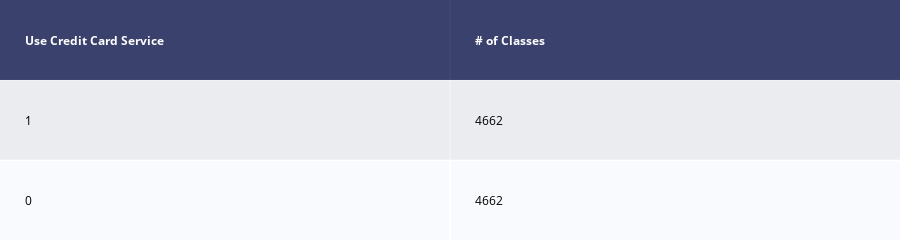

The notebook cell saved with this chart:
### Code cell
# Balance class Up Sampling
# As there is only 11 members that are using the mortgage service.
# Will upsample the 11 (yes) to 4952
# Evaluate imbalanced classification model with different metrics

# Class count
count_class_0, count_class_1 = df_prediction[var_to_predict[0]].value_counts()

# Divide by class
df_class_0 = df_prediction[df_prediction[var_to_predict[0]] == 0]
df_class_1 = df_prediction[df_prediction[var_to_predict[0]] == 1]


df_class_1_over = df_class_1.sample(count_class_0, replace=True)
df_test_over = pd.concat([df_class_0, df_class_1_over], axis=0)

print('Random over-sampling:')
print(df_test_over[var_to_predict[0]].value_counts())

draw_col_shape(df_test_over,var_to_predict)
plt.show()

### Figure 1 — Plotly figure (JSON) as saved in the notebook; plotly's stock layout.template omitted (floating-point values rounded to 4 significant figures)
{"data": [{"colorscale": [[0, "#00083e"], [0.5, "#ededee"], [1, "#ffffff"]], "hoverinfo": "none", "opacity": 0.75, "showscale": false, "type": "heatmap", "z": [[0, 0], [0.5, 0.5], [1, 1]]}], "layout": {"annotations": [{"align": "left", "font": {"color": "#ffffff"}, "showarrow": false, "text": "<b>Use Credit Card Service</b>", "x": -0.45, "xanchor": "left", "xref": "x", "y": 0, "yref": "y"}, {"align": "left", "font": {"color": "#ffffff"}, "showarrow": false, "text": "<b># of Classes</b>", "x": 0.55, "xanchor": "left", "xref": "x", "y": 0, "yref": "y"}, {"align": "left", "font": {"color": "#000000"}, "showarrow": false, "text": "1", "x": -0.45, "xanchor": "left", "xref": "x", "y": 1, "yref": "y"}, {"align": "left", "font": {"color": "#000000"}, "showarrow": false, "text": "4662", "x": 0.55, "xanchor": "left", "xref": "x", "y": 1, "yref": "y"}, {"align": "left", "font": {"color": "#000000"}, "showarrow": false, "text": "0", "x": -0.45, "xanchor": "left", "xref": "x", "y": 2, "yref": "y"}, {"align": "left", "font": {"color": "#000000"}, "showarrow": false, "text": "4662", "x": 0.55, "xanchor": "left", "xref": "x", "y": 2, "yref": "y"}], "height": 140, "margin": {"b": 0, "l": 0, "r": 0, "t": 0}, "xaxis": {"dtick": 1, "gridwidth": 2, "showticklabels": false, "tick0": -0.5, "ticks": "", "zeroline": false}, "yaxis": {"autorange": "reversed", "dtick": 1, "gridwidth": 2, "showticklabels": false, "tick0": 0.5, "ticks": "", "zeroline": false}}}
